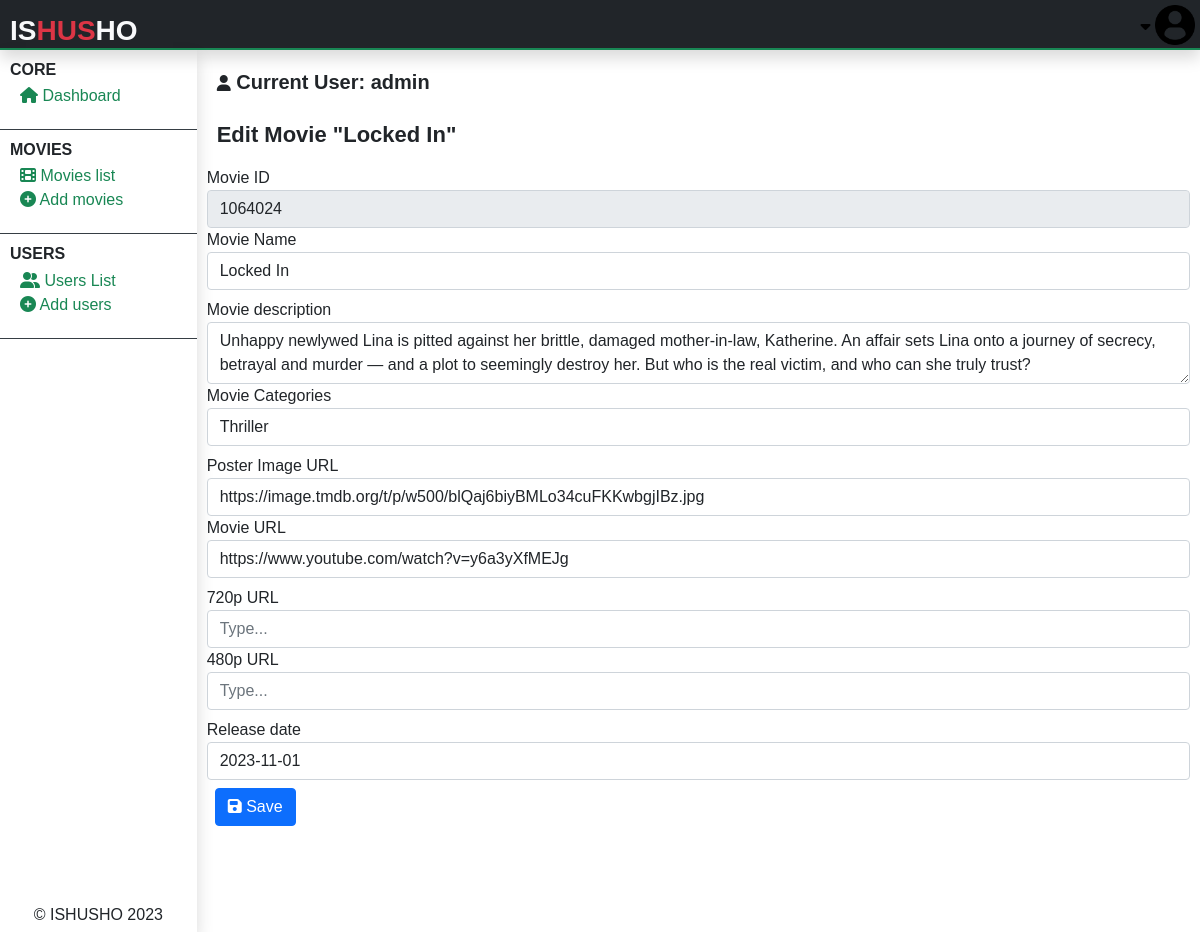
Screenshot of /admin/admin-edit-movie.php?edit&v=1064024 (signed in) with the database file from the repository.
### tables this page shows
CREATE TABLE `movies` (
  `movie_id` varchar(255) NOT NULL,
  `movie_name` text NOT NULL,
  `movie_description` text NOT NULL,
  `movie_categories` text NOT NULL,
  `movie_poster` text NOT NULL,
  `movie_url` text NOT NULL,
  `url720` text NOT NULL,
  `url480` text NOT NULL,
  `release_date` varchar(255) NOT NULL,
  `addition_date` text NOT NULL,
  `added_by` int(11) NOT NULL
);

### admin/admin-edit-movie.php (the view, shortened to what this page needs)
<?php
include("../php/global/server.php");
?>
<!DOCTYPE html>
<html lang="en">
<head>
    <?php
    include('../php/global/cdns.php');
    ?>
    <link rel="stylesheet" href="../styles/admin-main.css">
</head>
<body>
    <div class="main-container">
        <?php
        include("./php/header.php");
        ?>
        <section class="center-section">
            <?php
            include('./php/nav-left.php');
            ?>
            <div class="right-contents">
                <?php
                include("./php/acting-user.php");
                ?>
                <div class="all-interchange">
                    <?php
                    if (isset($_GET['edit'])) {
                        if (!isset($_GET['v'])) {
                    ?>
                            <p class="alert alert-danger">
                                No video sent to the server!
                            </p>
                            <?php
                        } else {
                            $videoToEdit = $_GET['v'];
                            $checkIfVideoExists = mysqli_query($server, "SELECT * from
            movies
            WHERE movie_id = '$videoToEdit'
        ");
                            if (mysqli_num_rows($checkIfVideoExists) !== 1) {
                            ?>
                                <p class="alert alert-danger">
                                    Video doesn't exists in the database.
                                </p>
                            <?php
                            } else {
                                $dataVideoExists = mysqli_fetch_array($checkIfVideoExists);
                            ?>
                                <h1>
                                    Edit movie "<?php echo $dataVideoExists['movie_name']; ?>"
                                </h1>
                                <form action="" method="post" autocomplete="off">
                                    <div class="row">
                                        <div class="form-group mt-2">
                                            <label for="">
                                                Movie ID
                                            </label>
                                            <input type="text" class="form-control" name="movie_id" placeholder="Movie ID.." value="<?php echo $dataVideoExists['movie_id'] ?>" readonly>
                                        </div>
                                        <div class="form-group">
                                            <label for="">
                                                Movie Name
                                            </label>
                                            <input type="text" name="tmdbmovie_name" placeholder="Type..." class="form-control" value="<?php echo $dataVideoExists['movie_name'] ?>">
                                        </div>
                                    </div>
                                    <div class="row">
                                        <div class="form-group mt-2">
                                            <label for="">
                                                Movie description
                                            </label>
                                            <textarea type="text" name="tmdbmovie_desc" placeholder="Type..." class="form-control"><?php echo $dataVideoExists['movie_description'] ?></textarea>
                                        </div>
                                        <div class="form-group">
                                            <label for="">
                                                Movie Categories
                                            </label>
                                            <input type="text" name="tmdbmovie_cate" placeholder="Type..." class="form-control" value="<?php echo $dataVideoExists['movie_categories'] ?>">
                                        </div>
                                    </div>
                                    <div class="row">
                                        <div class="form-group mt-2">
                                            <label for="">
                                                Poster Image URL
                                            </label>
                                            <input type="text" name="tmdbmovie_poster" placeholder="Type..." class="form-control" value="<?php echo $dataVideoExists['movie_poster'] ?>">
                                        </div>
                                        <div class="form-group">
                                            <label for="">
                                                Movie URL
                                            </label>
                                            <input type="text" name="tmdbmovie_url" placeholder="Type..." class="form-control" value="<?php echo $dataVideoExists['movie_url'] ?>">
                                        </div>
                                    </div>
                                    <div class="row">
                                        <div class="form-group mt-2">
                                            <label for="">
                                                720p URL
                                            </label>
                                            <input type="text" name="tmdb720url" placeholder="Type..." class="form-control" value="<?php echo $dataVideoExists['url720'] ?>">
                                        </div>
                                        <div class="form-group">
                                            <label for="">
                                                480p URL
                                            </label>
                                            <input type="text" name="tmdb480url" placeholder="Type..." class="form-control" value="<?php echo $dataVideoExists['url480'] ?>">
                                        </div>
                                    </div>
                                    <div class="row">
                                        <div class="form-group mt-2">
                                            <label for="">
                                                Release date
                                            </label>
                                            <input type="text" name="tmdbreleasedate" placeholder="Type..." class="form-control" value="<?php echo $dataVideoExists['release_date'] ?>">
                                        </div>
                                    </div>
                                    <div class="form-group m-2">
                                        <button name="EditMovie" type="submit" class="btn btn-primary">
                                            <i class="fa fa-save"></i>
                                            Save
                                        </button>
                                    </div>
                                </form>
                    <?php
                            }
                        }
                    }
                    ?>
                </div>
            </div>
        </section>
    </div>
</body>
</html>

### styles/admin-main.css (style rules this page uses)
* { font-family: 'Gill Sans', 'Gill Sans MT', Calibri, 'Trebuchet MS', sans-serif; margin: 0; padding: 0; text-decoration: none; font-size: 16px; }
button { border: 0; background: transparent; }
body { width: 100vw; overflow: hidden; }
.main-container { overflow: hidden; width: 100vw; height: 100vh; }
.main-container .center-section { display: flex; flex-direction: row; height: calc(100vh - 50px); }
.main-container .center-section .right-contents { margin: 10px; height: calc(100vh - 50px); width: calc(100vw - 200px); overflow: auto; padding-bottom: 100px; }
.main-container .center-section .right-contents .all-interchange h1 { margin: 10px; font-size: 22px; color: #212529; font-weight: bold; text-transform: capitalize; }
.main-container .center-section .right-contents .all-interchange form .row { display: flex; flex-direction: row; }

### rows the page displays
movies: movie_name "Locked In", movie_id "1064024", tmdbmovie_name "Locked In", tmdbmovie_desc "Unhappy newlywed Lina is pitted against her brittle, damaged mother-in-law, Katherine. An affair sets Lina onto a journey of secrecy, betrayal and murder — and a plot to seemingly destroy her. But who is the real victim, and who can she truly trust?", tmdbmovie_cate "Thriller", tmdbmovie_poster "https://image.tmdb.org/t/p/w500/blQaj6biyBMLo34cuFKKwbgjIBz.jpg", tmdbmovie_url "https://www.youtube.com/watch?v=y6a3yXfMEJg", tmdbreleasedate "2023-11-01"

### other values shown
$actingAdminUN "admin"
